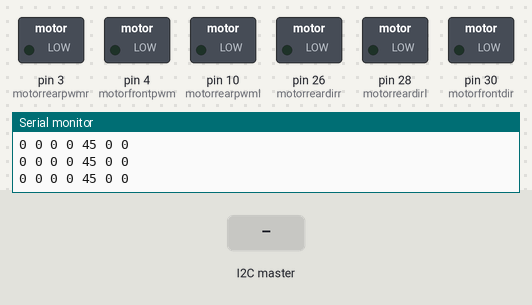
A sketch run on a simulated Arduino Mega 2560, built with avr-gcc and run on an emulated ATmega2560. Parts: switched loads named in the sketch (green lamp = pin HIGH), the last lines printed to the serial monitor. The test bench sets the inputs (shaded band).

Above: at 1.2 s.
1.3 s: the I2C master sends the byte 90
At 2.5 s:
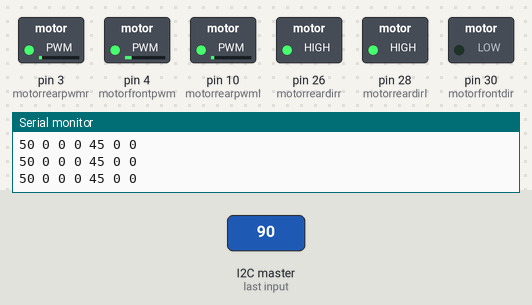
2.9 s: the I2C master sends the byte 200
At 3.8 s:
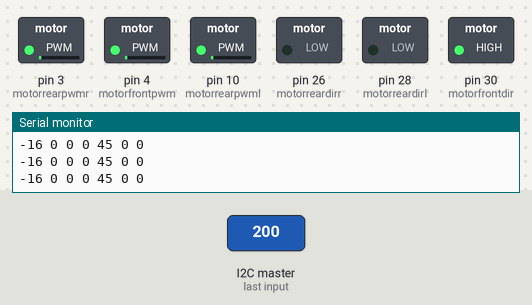
4.5 s: the I2C master sends the byte 1
At 4.8 s:
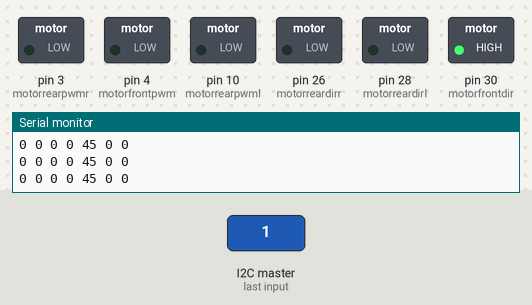
6.0 s: the I2C master sends the byte 200
At 6.6 s:
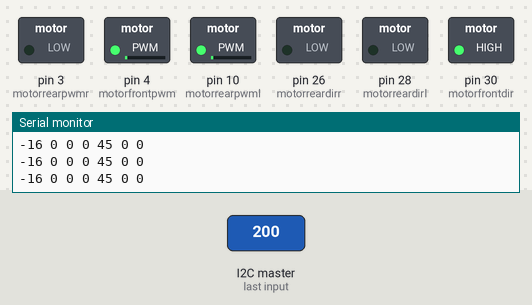
Timing chart, 0 to 8.5 s (numbered marks = the images above; inputs shaded):
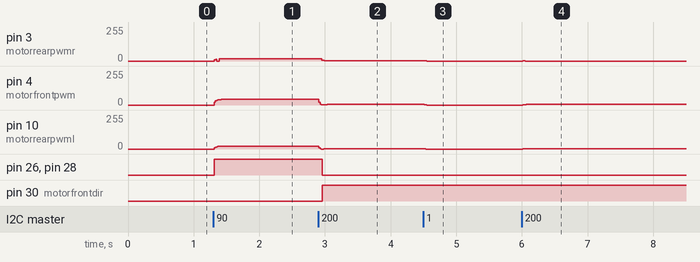

The sketch:

3wheel_equations.ino
```cpp
#include <math.h>
#include <Wire.h>
#include <HardwareSerial.h>
#define pi 3.1415926535
int motorfrontdir = 30;
int motorfrontpwm = 4;
int motorreardirl = 28;
int motorrearpwml = 10;
int motorreardirr = 26;
int motorrearpwmr = 3;
#define l0 0.3
double wfl, wfr, wrl, wrr, wz;
const double r = 75;
double target_wf = 0, target_wrl = 0, target_wrr = 0;
double current_wf = 0, current_wrl = 0, current_wrr = 0;
const double decelerationRate = 2.0;
double w;
double rL, thetaL, rR, thetaR;
const int deadzone = 40;
// int lx, ly, rx, ry, up, down, left, right, tri, squ, circle, cross, l1, l2, r1, r2;
int8_t lx, ly, rx, ry, up, down, left, right, tri, squ, circle, cross, l1, l2, r1, r2;
int indexA, indexB, indexC, indexD, indexE, indexF, indexG, indexH, indexI, indexJ, indexK, indelx, indexM, indexN, indexO, indexP;
String data1, data2, data3, data4, data5, data6, data7, data8, data9, data10, data11, data12, data13, data14, data15, data16;
String datain;

//ebike
const int ebike_dir_pin = 50;
const int ebike_speed_pin = 3;

int ebike_running = 0;
int32_t drib_speed = 45;

//pneumatic
const int pneumatic = 32;
static int pneumatic_open = 0;

static int prev_cir = 0;
static int prev_tri = 0;
static int prev_cro = 0;
static int prev_squ = 0;
static int prev_ll1 = 0;
static int prev_rr1 = 0;
static int prev_ll2 = 0;
static int prev_rr2 = 0;

// void fetch_data() {
//   if (Serial2.available() > 0) {
//     datain = Serial2.readStringUntil('!');
//   }
// }
// void parse_data(String datain) {
//   indexA = datain.indexOf("A");
//   indexB = datain.indexOf("B");
//   indexC = datain.indexOf("C");
//   indexD = datain.indexOf("D");
//   indexE = datain.indexOf("E");
//   indexF = datain.indexOf("F");
//   indexG = datain.indexOf("G");
//   indexH = datain.indexOf("H");
//   indexI = datain.indexOf("I");
//   indexJ = datain.indexOf("J");
//   indexK = datain.indexOf("K");
//   indelx = datain.indexOf("L");
//   indexM = datain.indexOf("M");
//   indexN = datain.indexOf("N");
//   indexO = datain.indexOf("O");
//   indexP = datain.indexOf("P");

//   data1 = datain.substring(0, indexA);
//   data2 = datain.substring(indexA + 1, indexB);
//   data3 = datain.substring(indexB + 1, indexC);
//   data4 = datain.substring(indexC + 1, indexD);
//   data5 = datain.substring(indexD + 1, indexE);
//   data6 = datain.substring(indexE + 1, indexF);
//   data7 = datain.substring(indexF + 1, indexG);
//   data8 = datain.substring(indexG + 1, indexH);
//   data9 = datain.substring(indexH + 1, indexI);
//   data10 = datain.substring(indexI + 1, indexJ);
//   data11 = datain.substring(indexJ + 1, indexK);
//   data12 = datain.substring(indexK + 1, indelx);
//   data13 = datain.substring(indelx + 1, indexM);
//   data14 = datain.substring(indexM + 1, indexN);
//   data15 = datain.substring(indexN + 1, indexO);
//   data16 = datain.substring(indexO + 1, indexP);

//   lx = data1.toInt();
//   ly = data2.toInt();
//   rx = data3.toInt();
//   ry = data4.toInt();
//   cross = data5.toInt();
//   squ = data6.toInt();
//   tri = data7.toInt();
//   circle = data8.toInt();
//   up = data9.toInt();
//   down = data10.toInt();
//   left = data11.toInt();
//   right = data12.toInt();
//   l1 = data13.toInt();
//   l2 = data14.toInt();
//   r1 = data15.toInt();
//   r2 = data16.toInt();

//   rL = sqrt(lx * lx + ly * ly);
//   thetaL = atan2(lx, ly);
//   rR = sqrt(rx * rx + ry * ry);
//   thetaR = atan2(ry, rx);
// }
// void ps_print() {

//   Serial.print("lx=");
//   Serial.print(lx);
//   Serial.print(", ");
//   Serial.print("ly=");
//   Serial.print(ly);
//   Serial.print(", ");
//   Serial.print("rx=");
//   Serial.print(rx);
//   Serial.print(", ");
//   Serial.print("ry=");
//   Serial.print(ry);
//   Serial.print(" ");

//   //  // Serial.print("up=");
//   //   Serial.print(up);
//   //   Serial.print(", ");
//   //  // Serial.print("dowm=");
//   //   Serial.print(down);
//   //   Serial.print(", ");
//   // //  Serial.print("left=");
//   //   Serial.print(left);
//   //   Serial.print(", ");
//   // //  Serial.print("right=");
//   //   Serial.print(right);
//   //   Serial.print(",");

//   Serial.print("tri=");
//   Serial.print(tri);
//   Serial.print(", ");
//   Serial.print("squ=");
//   Serial.print(squ);
//   Serial.print(", ");
//   Serial.print("circle=");
//   Serial.print(circle);
//   Serial.print(", ");
//   Serial.print("cross=");
//   Serial.print(cross);
//   Serial.print(", ");

//   Serial.print("l1=");
//   Serial.print(l1);
//   Serial.print(", ");
//   Serial.print("l2=");
//   Serial.print(l2);
//   Serial.print(", ");
//   Serial.print("r1=");
//   Serial.print(r1);
//   Serial.print(", ");
//   Serial.print("r2=");
//   Serial.println(r2);
//   // delay(500);
// }

void setup() {
  // put your setup code here, to run once:
  Serial.begin(9600);
  // Serial2.begin(500000);
  Wire.begin(8);
  Wire.onReceive(receiveEvent);
  pinMode(motorfrontpwm, OUTPUT);
  pinMode(motorfrontdir, OUTPUT);
  pinMode(motorrearpwml, OUTPUT);
  pinMode(motorreardirl, OUTPUT);
  pinMode(motorrearpwmr, OUTPUT);
  pinMode(motorreardirr, OUTPUT);
}
void receiveEvent(int bytes) {
  while (Wire.available()) {
    lx = Wire.read();
    ly = Wire.read();
    rx = Wire.read();
    ry = Wire.read();
    tri = Wire.read();
    circle = Wire.read();
    cross = Wire.read();
    squ = Wire.read();
    l2 = Wire.read();
    r2 = Wire.read();
    // Serial.println("Recevied!");
    wz = rx;
    if (abs(lx) < deadzone) lx = 0;
    else lx = (lx > 0) ? lx - deadzone : lx + deadzone;

    if (abs(ly) < deadzone) ly = 0;
    else ly = (ly > 0) ? ly - deadzone : ly + deadzone;

    if (abs(rx) < deadzone) rx = 0;
    else rx = (rx > 0) ? rx - deadzone : rx + deadzone;

    if (abs(ry) < deadzone) ry = 0;
    else ry = (ry > 0) ? ry - deadzone : ry + deadzone;
    rL = sqrt(lx * lx + ly * ly);
    thetaL = atan2(lx, ly);
    rR = sqrt(rx * rx + ry * ry);
    thetaR = atan2(ry, rx);
  }
}
void loop() {
  // put your main code here, to run repeatedly:
  // fetch_data();
  // parse_data(datain);
  // ps_print();
  compute3wheel();
  applyDeceleration();

  Serial.print(lx);
  Serial.print(" ");
  Serial.print(ly);
  Serial.print(" ");
  Serial.print(rx);
  Serial.print(" ");
  Serial.print(ry);
  Serial.print(" ");
  Serial.print(drib_speed);
  Serial.print(" ");
  Serial.print(ebike_running);
  Serial.print(" ");
  Serial.println(pneumatic_open);
  /* Dribbling */
  if (tri == 1 && !prev_tri) {
    ebike_running = 1;
  }
  if (cross == 1 && !prev_cro) {  // cro button pressed
    ebike_running = 0;
  }
  if (l2 == 1 && !prev_ll2) {
    drib_speed = drib_speed + 2;  //62 speed for passing 50 for dribbling
  }
  if (r2 == 1 && !prev_rr2) {
    drib_speed = drib_speed - 2;
  }
  if (drib_speed < 0) {
    drib_speed = 0;
  }
  if (drib_speed > 100) {
    drib_speed = 100;
  }

  prev_tri = tri;
  prev_cro = cross;
  prev_ll2 = l2;
  prev_rr2 = r2;

  if (ebike_running) {
    // Serial.println("Ebike running");
    int speed = map(drib_speed, 0, 100, 0, 255);  //rpm 2000 test
    digitalWrite(ebike_dir_pin, LOW);
    analogWrite(ebike_speed_pin, 255);
  } else {
    analogWrite(ebike_speed_pin, 0);
  }

  // pneumatics
  if (squ == 1) {
    pneumatic_open = 1;
  } else {
    pneumatic_open = 0;
  }
  //		prev_squ = squ;
  if (pneumatic_open) {
    // Serial.println("Pnematic open");
    digitalWrite(pneumatic, HIGH);
  } else {
    digitalWrite(pneumatic, LOW);
  }
}
void compute3wheel() {
  // Calculate joystick-based velocities
  const double theta = -30 * pi / 180;
  double lx_rotated = lx * cos(theta) - ly * sin(theta);
  double ly_rotated = lx * sin(theta) + ly * cos(theta);
  double vx = ly_rotated;
  double vy = lx_rotated;
  w = rx;
 double speedFactorL = 3*(rL/88+rR/88)/2;
    // Modify wheel velocities to include yaw correction
    target_wf = ((-0.5*vx) + (sqrt(3)/2)*vy + l0*w) * speedFactorL;
    target_wrr = ((-0.5*vx)-(sqrt(3)/2)*vy + l0*w) * speedFactorL;
    target_wrl = (vx+l0*w) * speedFactorL;
    // target_wf=(-0.866*vx + (1/2)*vy + l0*w)*speedFactorL;
    // target_wrr = (0.866*vx + (1/2)*vy + l0*w)*speedFactorL;
    // target_wrl = (-vx + l0*w)*speedFactorL;
    // Constrain target wheel speeds
    target_wf = constrain(target_wf, -100, 100);
    target_wrr = constrain(target_wrr, -100, 100);
    target_wrl = constrain(target_wrl, -100, 100);
}

void applyDeceleration() {
    // Gradually approach target speeds for each wheel
    current_wf += (target_wf-current_wf)/decelerationRate;
    current_wrl += (target_wrl-current_wrl)/decelerationRate;
    current_wrr += (target_wrr-current_wrr)/decelerationRate;

    // Serial.print("wf =");
    // Serial.print(current_wf);
    // Serial.print("wrr =");
    // Serial.print(current_wrr);
    // Serial.print("wrl =");
    // Serial.println(current_wrl);

    // Update motor directions a000000.nd speeds based on decelerated values
    if (current_wf >= 0) {
        digitalWrite(motorfrontdir, LOW);
        analogWrite(motorfrontpwm, current_wf);
    } else {
        digitalWrite(motorfrontdir, HIGH);
        analogWrite(motorfrontpwm, -current_wf);
    }

    if (current_wrl >= 0) {
        digitalWrite(motorreardirl, LOW);
        analogWrite(motorrearpwml, current_wrl);
    } else {
        digitalWrite(motorreardirl, HIGH);
        analogWrite(motorrearpwml, -current_wrl);
    }

    if (current_wrr >= 0) {
        digitalWrite(motorreardirr, LOW);
        analogWrite(motorrearpwmr, current_wrr);
    } else {
        digitalWrite(motorreardirr, HIGH);
        analogWrite(motorrearpwmr, -current_wrr);
    }
}
```

Measured:
- after the input at 1.3 s, pin 3 (motorrearpwmr): 0/255 → 18/255 at once; pin 4 (motorfrontpwm): 0/255 → 42/255 at once; pin 10 (motorrearpwml): 0/255 → 21/255 at once; pin 26 (motorreardirr), pin 28 (motorreardirl): LOW → HIGH at once
- after the input at 2.9 s, pin 3 (motorrearpwmr): 18/255 → 2/255 after 0.05 s; pin 4 (motorfrontpwm): 42/255 → 4/255 at once; pin 10 (motorrearpwml): 21/255 → 2/255 at once; pin 26 (motorreardirr), pin 28 (motorreardirl): HIGH → LOW after 0.06 s; pin 30 (motorfrontdir): LOW → HIGH after 0.06 s
- after the input at 4.5 s, pin 3 (motorrearpwmr): 2/255 → 0/255 after 0.05 s; pin 4 (motorfrontpwm): 4/255 → 0/255 at once; pin 10 (motorrearpwml): 2/255 → 0/255 at once
- after the input at 6.0 s, pin 3 (motorrearpwmr): 0/255 → 1/255 at once, → 0/255 0.04 s later; pin 4 (motorfrontpwm): 0/255 → 4/255 at once; pin 10 (motorrearpwml): 0/255 → 2/255 at once
